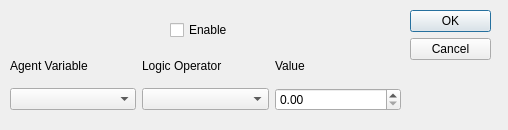
<?xml version="1.0" encoding="UTF-8"?>
<ui version="4.0">
 <class>ConditionDialog</class>
 <widget class="QDialog" name="ConditionDialog">
  <property name="geometry">
   <rect>
    <x>0</x>
    <y>0</y>
    <width>508</width>
    <height>130</height>
   </rect>
  </property>
  <property name="minimumSize">
   <size>
    <width>508</width>
    <height>130</height>
   </size>
  </property>
  <property name="windowTitle">
   <string>Condition Editor</string>
  </property>
  <widget class="QDialogButtonBox" name="buttonBox">
   <property name="geometry">
    <rect>
     <x>410</x>
     <y>10</y>
     <width>81</width>
     <height>241</height>
    </rect>
   </property>
   <property name="orientation">
    <enum>Qt::Vertical</enum>
   </property>
   <property name="standardButtons">
    <set>QDialogButtonBox::Cancel|QDialogButtonBox::Ok</set>
   </property>
  </widget>
  <widget class="QCheckBox" name="checkBox">
   <property name="geometry">
    <rect>
     <x>170</x>
     <y>20</y>
     <width>87</width>
     <height>20</height>
    </rect>
   </property>
   <property name="text">
    <string>Enable</string>
   </property>
  </widget>
  <widget class="QWidget" name="layoutWidget">
   <property name="geometry">
    <rect>
     <x>10</x>
     <y>50</y>
     <width>391</width>
     <height>61</height>
    </rect>
   </property>
   <layout class="QGridLayout" name="gridLayout">
    <item row="0" column="0">
     <widget class="QLabel" name="label">
      <property name="text">
       <string>Agent Variable</string>
      </property>
     </widget>
    </item>
    <item row="0" column="1">
     <widget class="QLabel" name="label_2">
      <property name="text">
       <string>Logic Operator</string>
      </property>
     </widget>
    </item>
    <item row="0" column="2">
     <widget class="QLabel" name="label_3">
      <property name="text">
       <string>Value</string>
      </property>
     </widget>
    </item>
    <item row="1" column="2">
     <widget class="QDoubleSpinBox" name="valueSpinBox"/>
    </item>
    <item row="1" column="1">
     <widget class="QComboBox" name="opComboBox"/>
    </item>
    <item row="1" column="0">
     <widget class="QComboBox" name="variableComboBox"/>
    </item>
   </layout>
  </widget>
 </widget>
 <resources/>
 <connections/>
</ui>
